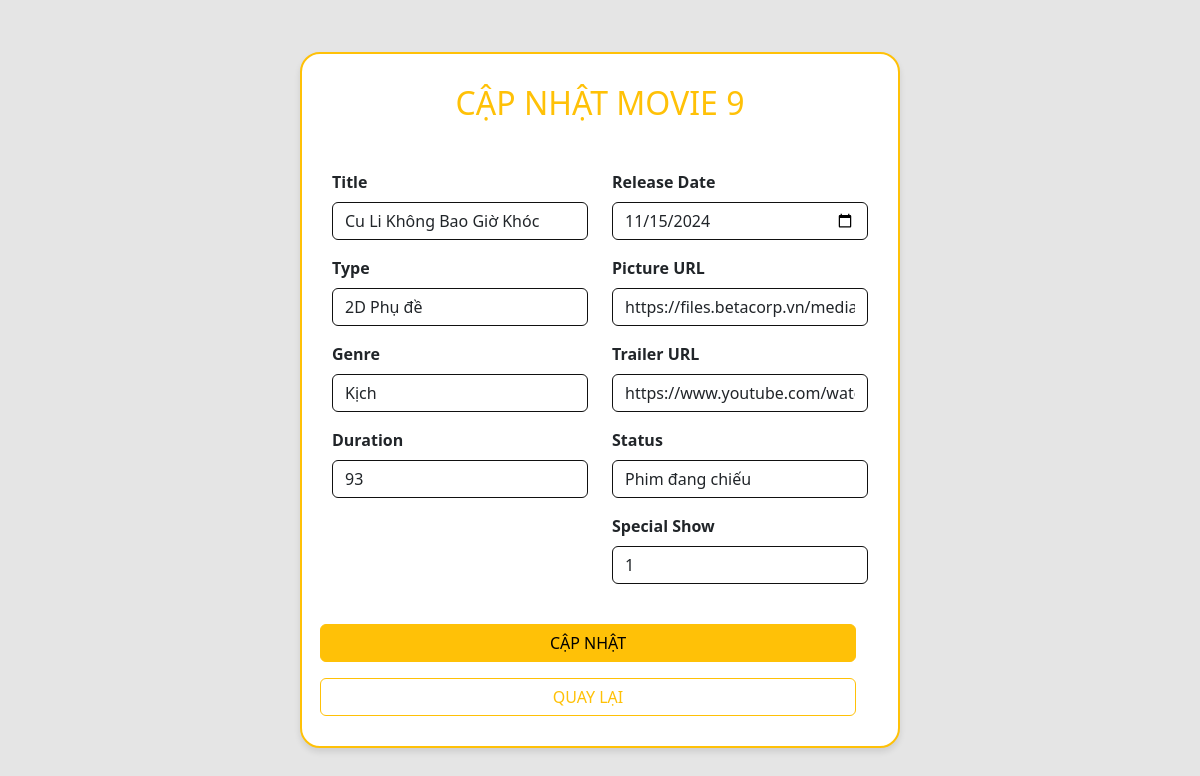
The app's page /admin/pages/movies/edit_movies.php?movie_id=9, older data.
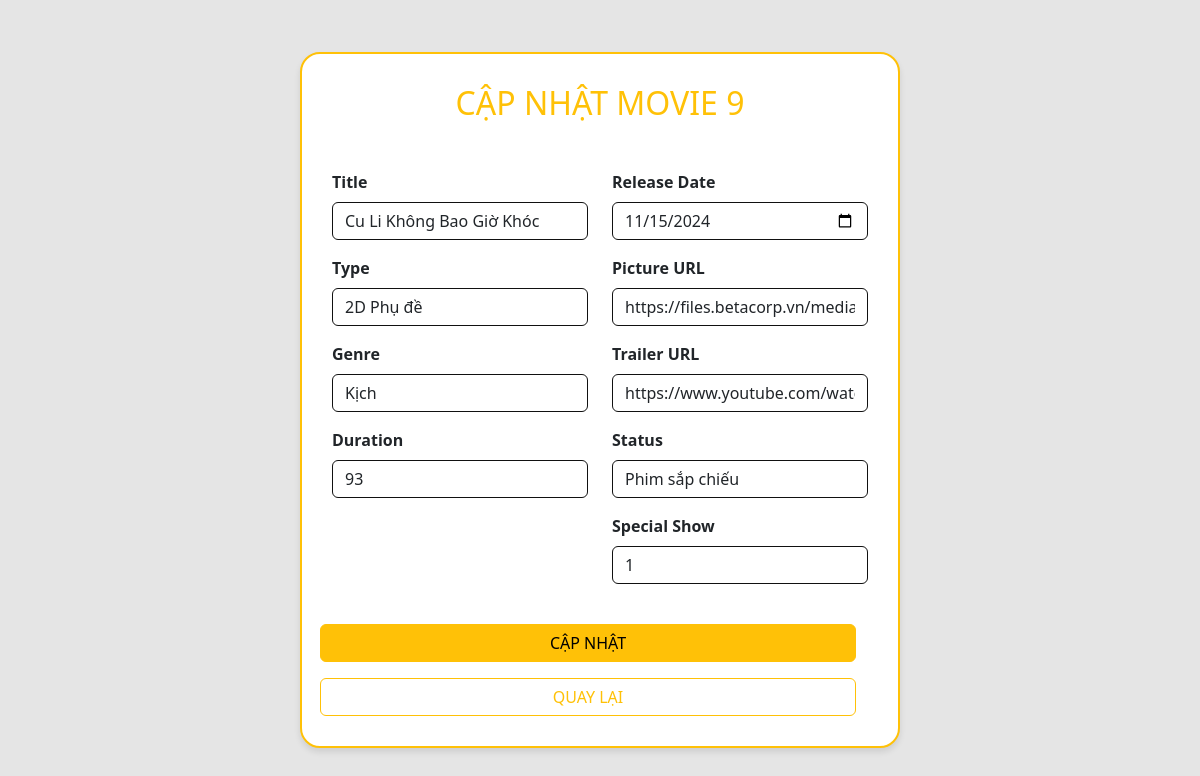
The same page, newer data.
### tables this page shows
CREATE TABLE `movies` (
  `MoviesID` int(11) NOT NULL,
  `Title` varchar(50) NOT NULL,
  `Type` varchar(50) NOT NULL,
  `Genre` varchar(50) NOT NULL,
  `Duration` int(11) NOT NULL,
  `ReleaseDate` date NOT NULL,
  `Pic` text NOT NULL,
  `Trailer` text NOT NULL,
  `status` enum('Phim đang chiếu','Phim sắp chiếu') NOT NULL DEFAULT 'Phim đang chiếu',
  `SpecialShow` enum('0','1') NOT NULL DEFAULT '1'
);

### admin/pages/movies/edit_movies.php (the view, shortened to what this page needs)
<!DOCTYPE html>
<html lang="en">
<head>
    <link href="https://cdn.jsdelivr.net/npm/bootstrap@5.3.3/dist/css/bootstrap.min.css" rel="stylesheet">
</head>
<body>
    <?php
        require 'config.php';
        $movie_id = intval($_GET['movie_id']);
        $query = "SELECT * FROM movies WHERE MoviesID = $movie_id";
        $result = mysqli_query($connect, $query);
        $movie = mysqli_fetch_assoc($result);
    ?>
    <div class="container w-50">
        <h2 class="text-center text-warning mb-4">CẬP NHẬT MOVIE <?= htmlspecialchars($movie_id) ?></h2>
        <form method="POST">
            <div class="row mt-5">
                <div class="col">
                    <div class="mb-3">
                        <label for="title" class="form-label">Title</label>
                        <input type="text" class="form-control" id="title" name="title"
                            value="<?= htmlspecialchars($movie['Title']) ?>">
                    </div>
                    <div class="mb-3">
                        <label for="type" class="form-label">Type</label>
                        <input type="text" class="form-control" id="type" name="type"
                            value="<?= htmlspecialchars($movie['Type']) ?>">
                    </div>
                    <div class="mb-3">
                        <label for="genre" class="form-label">Genre</label>
                        <input type="text" class="form-control" id="genre" name="genre"
                            value="<?= htmlspecialchars($movie['Genre']) ?>">
                    </div>
                    <div class="mb-3">
                        <label for="duration" class="form-label">Duration</label>
                        <input type="number" class="form-control" id="duration" name="duration"
                            value="<?= htmlspecialchars($movie['Duration']) ?>">
                    </div>
                </div>
                <div class="col">
                    <div class="mb-3">
                        <label for="release_date" class="form-label">Release Date</label>
                        <input type="date" class="form-control" id="release_date" name="release_date"
                            value="<?= htmlspecialchars($movie['ReleaseDate']) ?>">
                    </div>
                    <div class="mb-3">
                        <label for="pic" class="form-label">Picture URL</label>
                        <input type="text" class="form-control" id="pic" name="pic"
                            value="<?= htmlspecialchars($movie['Pic']) ?>">
                    </div>
                    <div class="mb-3">
                        <label for="trailer" class="form-label">Trailer URL</label>
                        <input type="text" class="form-control" id="trailer" name="trailer"
                            value="<?= htmlspecialchars($movie['Trailer']) ?>">
                    </div>
                    <div class="mb-3">
                        <label for="status" class="form-label">Status</label>
                        <select class="form-control" id="status" name="status">
                            <option value="Phim đang chiếu" <?php if ($movie['status'] == 'Phim đang chiếu') echo 'selected'; ?>>Phim đang chiếu</option>
                            <option value="Phim sắp chiếu" <?php if ($movie['status'] == 'Phim sắp chiếu') echo 'selected'; ?>>Phim sắp chiếu</option>
                        </select>
                    </div>
                    <div class="mb-3">
                        <label for="special_show" class="form-label">Special Show</label>
                        <select class="form-control" id="special_show" name="special_show">
                            <option value="1" <?php if ($movie['SpecialShow'] == '1') echo 'selected'; ?>>1</option>
                        </select>
                    </div>
                </div>
                <div class="row text-center">
                    <button type="submit" class="btn btn-warning mt-4">CẬP NHẬT</button>
                    <a href="/BetaCinema_Clone/admin/pages/index.php" class="btn btn-outline-warning mt-3">QUAY LẠI</a>
                </div>
            </div>
        </form>
    </div>
</body>
</html>

### admin/pages/movies/edit_movies.php (style rules this page uses)
body { background-color: #e5e5e5; display: flex; justify-content: center; align-items: center; height: 100vh; }
.container { border: 2px solid #ffc107; border-radius: 20px; padding: 30px; background-color: #fff; box-shadow: 0px 4px 6px rgba(0, 0, 0, 0.1); }
.form-control { border: 1px solid #111; }
label { font-weight: bold; }

Row changes from the older to the newer data that the page shows:
changed movies "Cu Li Không Bao Giờ Khóc": status (not shown) → "Phim sắp chiếu"
Text that changed along with them:
form field status: "Phim đang chiếu" → (not shown)
